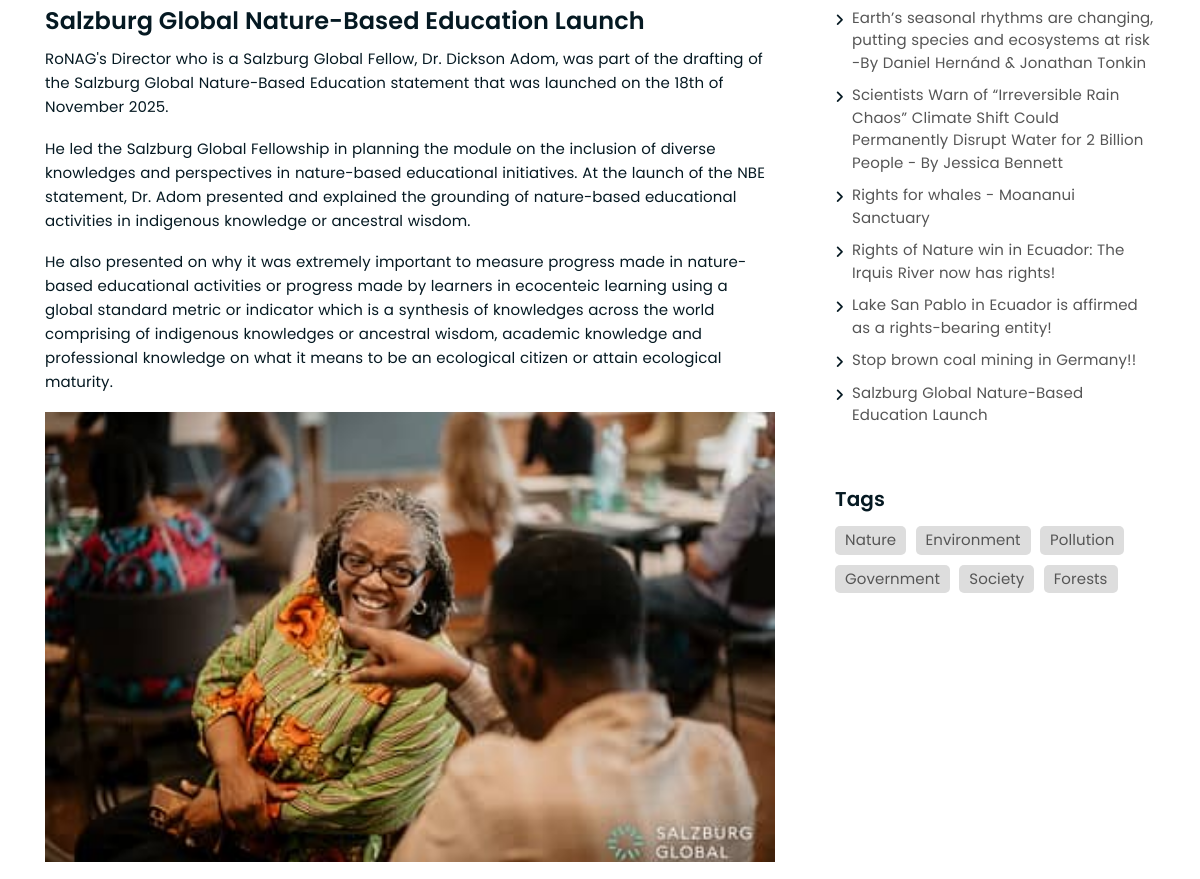
Before: /singleNews/13 (middle part) with the older database file.
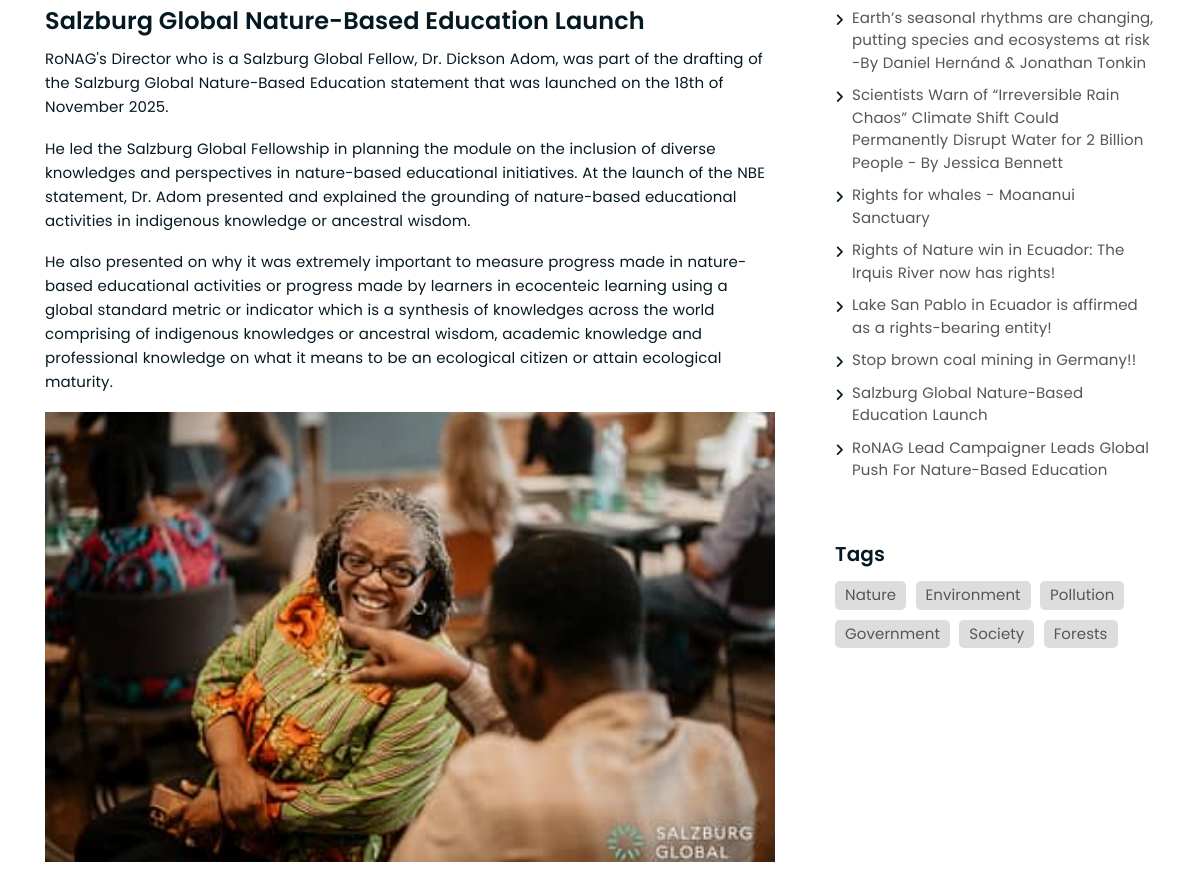
After: the same page with the newer database file.
### ronagapp/models.py (models this page shows, shortened)
class Post(models.Model):
    title = models.CharField(max_length = 150)
    author = models.TextField(null=True, blank=True)
    paragraph1 = models.TextField(null=True, blank=True)
    paragraph2 = models.TextField(max_length = 100000, null=True, blank=True)
    paragraph3 = models.TextField(max_length = 100000, null=True, blank=True)
    paragraph4 = models.TextField(max_length = 100000, null=True, blank=True)
    paragraph5 = models.TextField(max_length = 100000, null=True, blank=True)
    paragraph6 = models.TextField(max_length = 100000, null=True, blank=True)
    image1 = models.ImageField(null=True, blank=True, upload_to="posts/")
    image2 = models.ImageField(null=True, blank=True, upload_to="posts/")
    image3 = models.ImageField(null=True, blank=True, upload_to="posts/")
    date = models.DateTimeField(_("Date"), auto_now=True)

### ronagapp/views.py (the view)
# urls.py: path("singleNews/<int:post_id>", views.singleNews, name="singleNews")
def singleNews(request, post_id):
    post = get_object_or_404(Post, pk=post_id)
    context = {"post": post, "posts": posts}
    return render(request, 'singleNews.html', context)

### templates/singleNews.html (shortened to what this page needs)
{% extends 'main.html' %}
{% load static %}
{% block content %}
	<div class="mt-150 mb-150">
		<div class="container">
			<div class="row">
				<div class="col-lg-8">
					<div class="single-article-section">
						<div class="single-article-text">
							<h2>{{post.title}}</h2>
							{% if post.paragraph1 %}
								<p>{{post.paragraph1}}</p>
							{% endif %}
							{% if post.paragraph2 %}
								<p>{{post.paragraph2}}</p>
							{% endif %}
							{% if post.paragraph3 %}
								<p>{{post.paragraph3}}</p>
							{% endif %}
							{% if post.image2 %}
							<div class="single-artcile-bg">
								<img style="height: 100%; width: 100%; object-fit: cover; object-position: center;" src="{{post.image2.url}}" alt="">
							</div>
							{% endif %}
						</div>
					</div>
				</div>
				<div class="col-lg-4">
					<div class="sidebar-section">
						<div class="recent-posts">
							<ul>
								{% for poster in posts %}
								<li><a href="{% url 'singleNews' poster.id %}">{{poster.title}}</a></li>
								{% endfor %}
							</ul>
						</div>
						<div class="tag-section">
							<h4>Tags</h4>
							<ul>
								<li><a href="{% url 'news' %}">Nature</a></li>
								<li><a href="{% url 'news' %}">Environment</a></li>
								<li><a href="{% url 'news' %}">Pollution</a></li>
								<li><a href="{% url 'news' %}">Government</a></li>
								<li><a href="{% url 'news' %}">Society</a></li>
								<li><a href="{% url 'news' %}">Forests</a></li>
							</ul>
						</div>
					</div>
				</div>
			</div>
		</div>
	</div>
{% endblock content %}

Changed rows visible on the page:
added Post: title "RoNAG Lead Campaigner Leads Global Push For Nature-Based Education"
